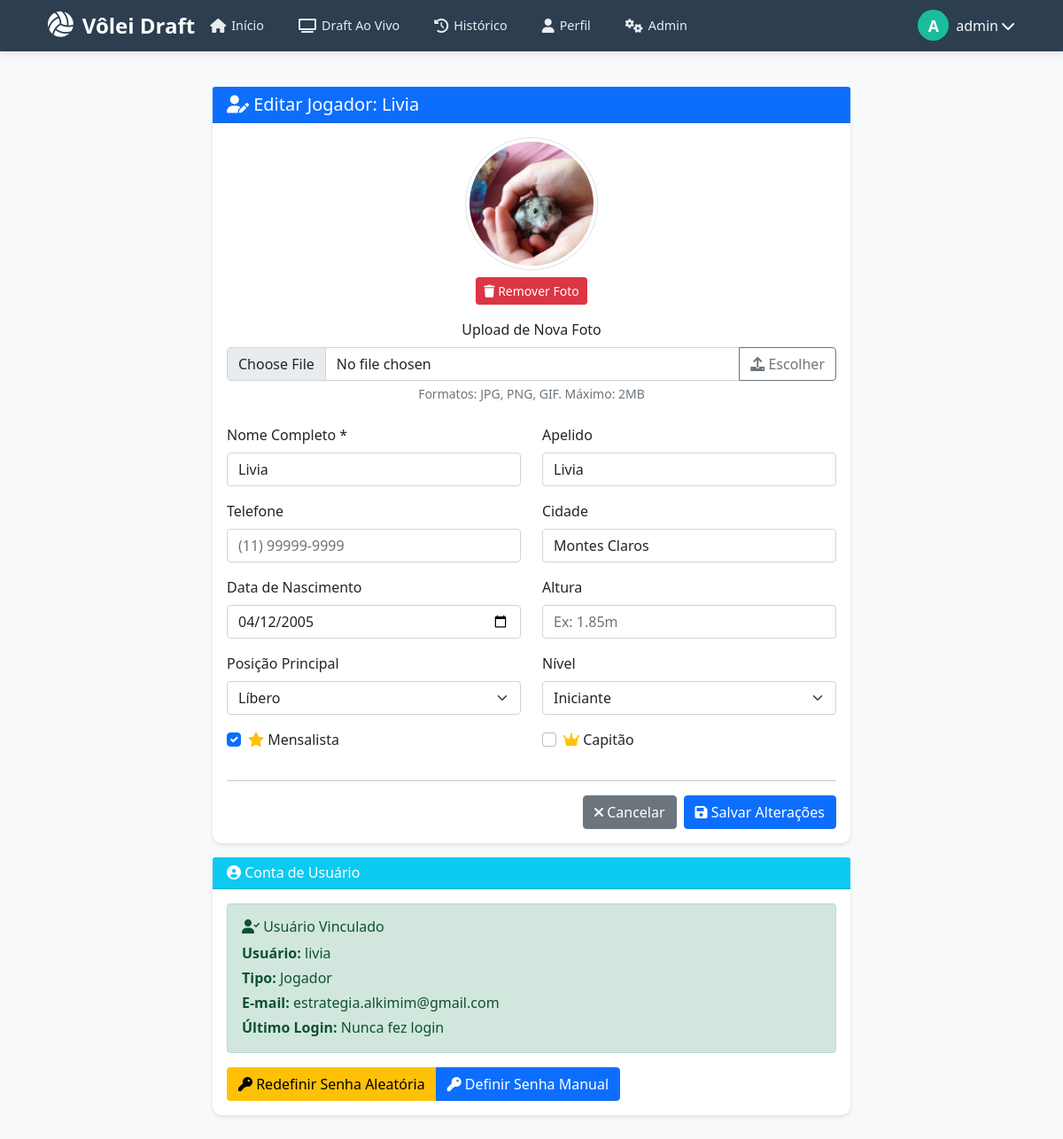
/admin/jogador/editar/6 (signed in), run on the app's committed database.
### app.py (models this page shows, shortened)
class User(UserMixin, db.Model):
    id = db.Column(db.Integer, primary_key=True)
    username = db.Column(db.String(80), unique=True, nullable=False)
    password = db.Column(db.String(200), nullable=False)
    email = db.Column(db.String(120), unique=True, nullable=True)
    role = db.Column(db.String(20), nullable=False, default='jogador')
    jogador_id = db.Column(db.Integer, db.ForeignKey('jogador.id'))
    created_at = db.Column(db.DateTime, default=datetime.utcnow)
    last_login = db.Column(db.DateTime)
    foto_perfil = db.Column(db.String(200))
    jogador = db.relationship('Jogador', back_populates='user', uselist=False)

class Jogador(db.Model):
    id = db.Column(db.Integer, primary_key=True)
    nome = db.Column(db.String(100), nullable=False)
    apelido = db.Column(db.String(50))
    posicao = db.Column(db.String(50))
    nivel = db.Column(db.String(20), default='intermediario')
    telefone = db.Column(db.String(20))
    mensalista = db.Column(db.Boolean, default=False)
    mensalidade_paga = db.Column(db.Boolean, default=False)  # NOVO CAMPO
    data_inicio_mensalidade = db.Column(db.Date)  # NOVO CAMPO
    data_fim_mensalidade = db.Column(db.Date)  # NOVO CAMPO
    capitao = db.Column(db.Boolean, default=False)
    ordem_capitao = db.Column(db.Integer, default=0)
    ativo = db.Column(db.Boolean, default=True)
    data_cadastro = db.Column(db.DateTime, default=datetime.utcnow)
    rating = db.Column(db.Integer, default=1000)
    foto_perfil = db.Column(db.String(200))
    altura = db.Column(db.String(10))
    data_nascimento = db.Column(db.Date)
    cidade = db.Column(db.String(100))
    user = db.relationship('User', back_populates='jogador', uselist=False, cascade="all, delete-orphan")

### app.py (the view, shortened to what this page needs)
@app.route('/admin/jogador/editar/<int:id>', methods=['GET', 'POST'])
@admin_required
def editar_jogador(id):
    jogador = Jogador.query.get_or_404(id)
    return render_template('admin/editar_jogador.html', jogador=jogador)

### templates/admin/editar_jogador.html (shortened to what this page needs)
{% extends "admin/base.html" %}
{% block admin_content %}
<div class="row justify-content-center">
    <div class="col-md-8">
        <div class="card">
            <div class="card-header bg-primary text-white">
                <h5 class="mb-0">
                    <i class="fas fa-user-edit"></i> Editar Jogador: {{ jogador.nome }}
                </h5>
            </div>
            <div class="card-body">
                <div class="text-center mb-4">
                    {% if jogador.foto_perfil %}
                    <img src="{{ jogador.foto_perfil }}" alt="{{ jogador.nome }}"
                         class="img-thumbnail rounded-circle mb-2" style="width: 150px; height: 150px; object-fit: cover;">
                    <br>
                    <button type="button" class="btn btn-sm btn-danger" onclick="removerFoto({{ jogador.id }})">
                        <i class="fas fa-trash"></i> Remover Foto
                    </button>
                    {% endif %}
                    <div class="mt-3">
                        <label class="form-label">Upload de Nova Foto</label>
                        <div class="input-group">
                            <input type="file" class="form-control" id="foto_perfil"
                                   accept="image/*" onchange="previewFoto(event)">
                            <button type="button" class="btn btn-outline-secondary" onclick="document.getElementById('foto_perfil').click()">
                                <i class="fas fa-upload"></i> Escolher
                            </button>
                        </div>
                        <div class="form-text">Formatos: JPG, PNG, GIF. Máximo: 2MB</div>
                    </div>
                </div>
                <form method="POST" action="{{ url_for('editar_jogador', id=jogador.id) }}" id="formEditarJogador">
                    <div class="row">
                        <div class="col-md-6 mb-3">
                            <label for="nome" class="form-label">Nome Completo *</label>
                            <input type="text" class="form-control" id="nome" name="nome"
                                   value="{{ jogador.nome }}" required>
                        </div>
                        <div class="col-md-6 mb-3">
                            <label for="apelido" class="form-label">Apelido</label>
                            <input type="text" class="form-control" id="apelido" name="apelido"
                                   value="{{ jogador.apelido or '' }}">
                        </div>
                    </div>
                    <div class="row">
                        <div class="col-md-6 mb-3">
                            <label for="telefone" class="form-label">Telefone</label>
                            <input type="tel" class="form-control" id="telefone" name="telefone"
                                   value="{{ jogador.telefone or '' }}" placeholder="(11) 99999-9999">
                        </div>
                        <div class="col-md-6 mb-3">
                            <label for="cidade" class="form-label">Cidade</label>
                            <input type="text" class="form-control" id="cidade" name="cidade"
                                   value="{{ jogador.cidade or '' }}">
                        </div>
                    </div>
                    <div class="row">
                        <div class="col-md-6 mb-3">
                            <label for="data_nascimento" class="form-label">Data de Nascimento</label>
                            <input type="date" class="form-control" id="data_nascimento" name="data_nascimento"
                                   value="{{ jogador.data_nascimento.strftime('%Y-%m-%d') if jogador.data_nascimento else '' }}">
                        </div>
                        <div class="col-md-6 mb-3">
                            <label for="altura" class="form-label">Altura</label>
                            <input type="text" class="form-control" id="altura" name="altura"
                                   value="{{ jogador.altura or '' }}" placeholder="Ex: 1.85m">
                        </div>
                    </div>
                    <div class="row">
                        <div class="col-md-6 mb-3">
                            <label for="posicao" class="form-label">Posição Principal</label>
                            <select class="form-select" id="posicao" name="posicao">
                                <option value="libero" {% if jogador.posicao == 'libero' %}selected{% endif %}>Líbero</option>
                            </select>
                        </div>
                        <div class="col-md-6 mb-3">
                            <label for="nivel" class="form-label">Nível</label>
                            <select class="form-select" id="nivel" name="nivel" required>
                                <option value="iniciante" {% if jogador.nivel == 'iniciante' %}selected{% endif %}>Iniciante</option>
                            </select>
                        </div>
                    </div>
                    <div class="row">
                        <div class="col-md-6 mb-3">
                            <div class="form-check">
                                <input class="form-check-input" type="checkbox" id="mensalista" name="mensalista"
                                       {% if jogador.mensalista %}checked{% endif %}>
                                <label class="form-check-label" for="mensalista">
                                    <i class="fas fa-star text-warning"></i> Mensalista
                                </label>
                            </div>
                        </div>
                        <div class="col-md-6 mb-3">
                            <div class="form-check">
                                <input class="form-check-input" type="checkbox" id="capitao" name="capitao"
                                       {% if jogador.capitao %}checked{% endif %}>
                                <label class="form-check-label" for="capitao">
                                    <i class="fas fa-crown text-warning"></i> Capitão
                                </label>
                            </div>
                        </div>
                    </div>
                    <hr>
                    <div class="d-grid gap-2 d-md-flex justify-content-md-end">
                        <a href="{{ url_for('admin_jogadores') }}" class="btn btn-secondary">
                            <i class="fas fa-times"></i> Cancelar
                        </a>
                        <button type="submit" class="btn btn-primary" id="btnSalvar">
                            <i class="fas fa-save"></i> Salvar Alterações
                        </button>
                    </div>
                </form>
            </div>
        </div>
        <div class="card mt-3">
            <div class="card-header bg-info text-white">
                <h6 class="mb-0"><i class="fas fa-user-circle"></i> Conta de Usuário</h6>
            </div>
            <div class="card-body">
                {% if jogador.user %}
                    <div class="alert alert-success">
                        <h6><i class="fas fa-user-check"></i> Usuário Vinculado</h6>
                        <p class="mb-1"><strong>Usuário:</strong> {{ jogador.user.username }}</p>
                        <p class="mb-1"><strong>Tipo:</strong> {{ jogador.user.role|title }}</p>
                        <p class="mb-1"><strong>E-mail:</strong> {{ jogador.user.email or 'Não informado' }}</p>
                        <p class="mb-0"><strong>Último Login:</strong>
                            {% if jogador.user.last_login %}
                                {{ format_date(jogador.user.last_login, '%d/%m/%Y %H:%M') }}
                            {% else %}
                                Nunca fez login
                            {% endif %}
                        </p>
                    </div>
                    <div class="btn-group">
                        <button type="button" class="btn btn-warning" onclick="resetPassword({{ jogador.id }})">
                            <i class="fas fa-key"></i> Redefinir Senha Aleatória
                        </button>
                        <a href="{{ url_for('mudar_senha_jogador', id=jogador.id) }}" class="btn btn-primary">
                            <i class="fas fa-key"></i> Definir Senha Manual
                        </a>
                    </div>
                {% endif %}
            </div>
        </div>
    </div>
</div>
{% endblock %}

### templates/base.html (shortened to what this page needs)
<!DOCTYPE html>
<html lang="pt-BR">
<head>
    <link href="https://cdn.jsdelivr.net/npm/bootstrap@5.3.0/dist/css/bootstrap.min.css" rel="stylesheet">
    <link rel="stylesheet" href="https://cdn.jsdelivr.net/npm/bootstrap-icons@1.10.0/font/bootstrap-icons.css">
    <link href="https://cdn.jsdelivr.net/npm/bootstrap@5.1.3/dist/css/bootstrap.min.css" rel="stylesheet">
    <link rel="stylesheet" href="https://cdnjs.cloudflare.com/ajax/libs/font-awesome/6.0.0/css/all.min.css">
    <link rel="stylesheet" href="{{ url_for('static', filename='css/draft.css') }}">
</head>
<body>
    <nav class="nav-optimized">
        <div class="container">
            <div class="main-nav">
                <a class="nav-brand" href="{{ url_for('index') }}">
                    <i class="fas fa-volleyball-ball"></i>
                    <span>Vôlei Draft</span>
                </a>
                <ul class="nav-links">
                    <li class="nav-link-item">
                        <a class="nav-link {% if request.endpoint == 'index' %}active{% endif %}"
                        href="{{ url_for('index') }}">
                            <i class="fas fa-home"></i>
                            <span>Início</span>
                        </a>
                    </li>
                    <li class="nav-link-item">
                        <a class="nav-link {% if request.endpoint == 'draft_publico' %}active{% endif %}"
                        href="{{ url_for('draft_publico') }}">
                            <i class="fas fa-tv"></i>
                            <span>Draft Ao Vivo</span>
                        </a>
                    </li>
                    <li class="nav-link-item">
                        <a class="nav-link {% if request.endpoint == 'ver_times' %}active{% endif %}"
                        href="{{ url_for('ver_times') }}">
                            <i class="fas fa-history"></i>
                            <span>Histórico</span>
                        </a>
                    </li>
                    {% if current_user.is_authenticated %}
                    <li class="nav-link-item">
                        <a class="nav-link {% if request.endpoint == 'perfil' %}active{% endif %}"
                        href="{{ url_for('perfil') }}">
                            <i class="fas fa-user"></i>
                            <span>Perfil</span>
                        </a>
                    </li>
                    {% endif %}
                    {% if current_user.is_authenticated and current_user.role == 'admin' %}
                    <li class="nav-link-item">
                        <a class="nav-link {% if 'admin_' in request.endpoint %}active{% endif %}"
                        href="{{ url_for('admin_dashboard') }}">
                            <i class="fas fa-cogs"></i>
                            <span>Admin</span>
                        </a>
                    </li>
                    {% endif %}
                </ul>
                <div class="user-menu">
                    {% if current_user.is_authenticated %}
                    <div class="dropdown">
                        <button class="btn btn-link text-light p-0 d-flex align-items-center"
                                type="button"
                                id="userDropdown"
                                data-bs-toggle="dropdown"
                                aria-expanded="false"
                                style="text-decoration: none;">
                            {% if current_user.jogador and current_user.jogador.foto_perfil %}
                            <div class="me-2" title="{{ current_user.username }}">
                                <img src="{{ current_user.jogador.foto_perfil }}"
                                    alt="{{ current_user.username }}"
                                    style="width: 35px; height: 35px; border-radius: 50%; object-fit: cover; border: 2px solid rgba(255,255,255,0.3);">
                            </div>
                            {% else %}
                            <div class="user-avatar me-2" title="{{ current_user.username }}">
                                {{ current_user.username[0]|upper }}
                            </div>
                            {% endif %}
                            <span class="d-none d-md-inline me-1">{{ current_user.username }}</span>
                            <i class="fas fa-chevron-down"></i>
                        </button>
                    </div>
                    {% endif %}
                </div>
            </div>
        </div>
    </nav>
    <main class="container py-4">
        {% block content %}{% endblock %}
    </main>
</body>
</html>

### data on the page
User: username "A", username "admin"
Jogador: nome "Livia", foto_perfil (picture), apelido "Livia", cidade "Montes Claros", data_nascimento "04/12/2005", posicao "Líbero", nivel "Iniciante", mensalista "☑"
User: user.username "livia", user.role "Jogador", user "estrategia.alkimim@gmail.com"
